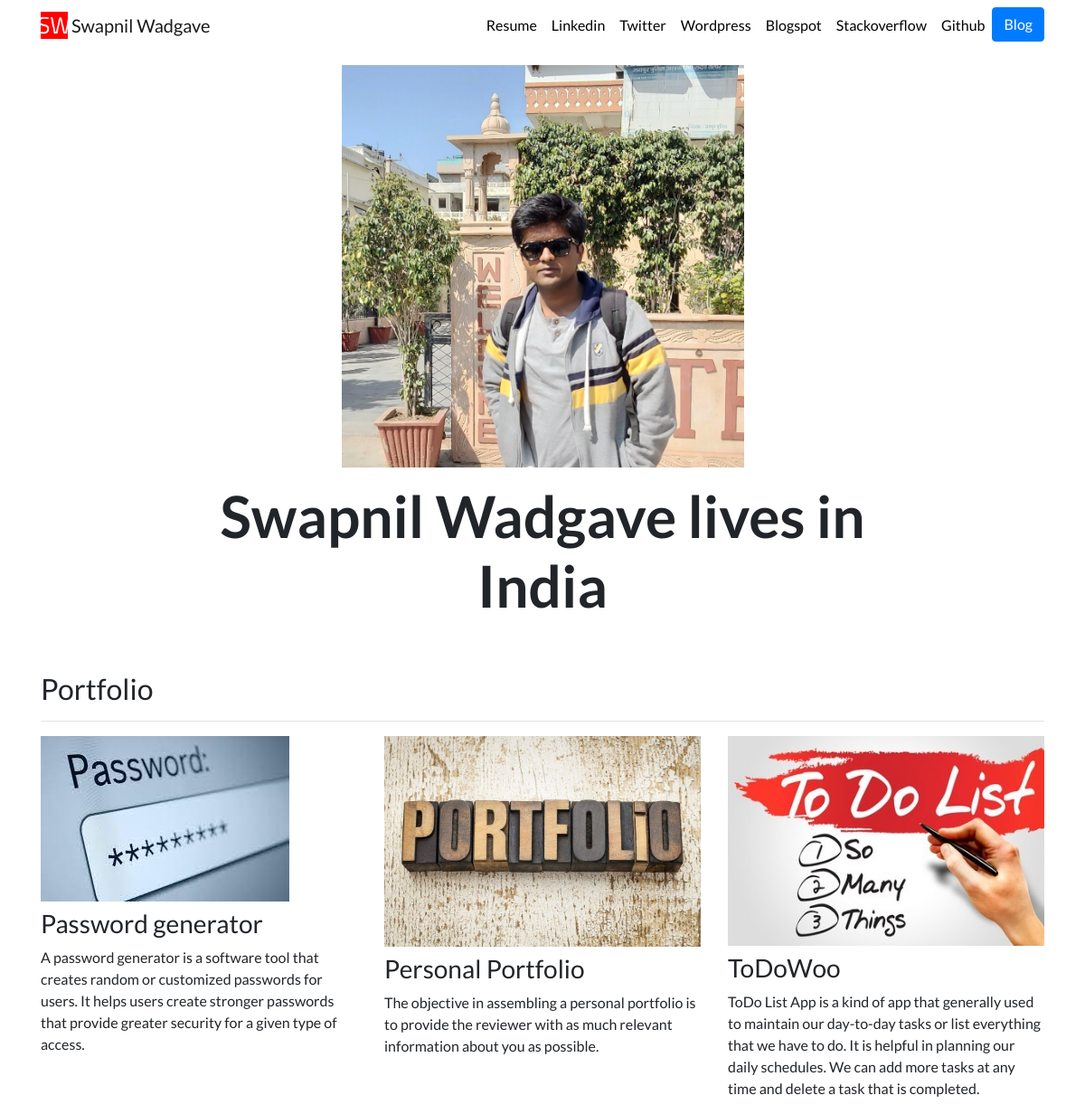
The page / on the database its author committed.
### portfolio/models.py (models this page shows, shortened)
class Project(models.Model):
    title = models.CharField(max_length=100)
    description = models.CharField(max_length=250)
    image = models.ImageField(upload_to='portfolio/images/')
    url = models.URLField(blank=True)

### portfolio/views.py (the view)
# urls.py: 2. Add a URL to urlpatterns:  path('', views.home, name='home')
def home(request):
    projects = Project.objects.all()
    return render(request, 'portfolio/home.html', {'projects':projects})

### portfolio/templates/portfolio/home.html
{% extends "portfolio/base.html" %}
{% load static %}
{% block content %}
<div class="row justify-content-center my-3">
  <div class="col-5">
    <img src="{% static 'portfolio/myphoto.jpg' %}" class="img-fluid">
  </div>
</div>
<div class="row justify-content-center mb-3">
  <div class="col-md-9 text-center">
    <h1 id="hometext" class="font-weight-bold">Swapnil Wadgave lives in India</h1>
  </div>
</div>
<h2 class="mt-5">Portfolio</h2>
<hr>
<div class="row">
  {% for project in projects %}
  <div class="col-lg-4 col-md-6">
    {% if project.url %}
    <a href="{{ project.url }}">
      <img src="{{ project.image.url }}" class="img-fluid mb-2">
    </a>
    {% else %}
    <img src="{{ project.image.url }}" class="img-fluid mb-2">
    {% endif %}
    <h3>{{ project.title }}</h3>
    <p>{{ project.description }}</p>
  </div>
  {% endfor %}
</div>
{% endblock %}

### portfolio/templates/portfolio/base.html (shortened to what this page needs)
{% load static %}
<!doctype html>
<html lang="en">
<head>
  <link rel="stylesheet" href="https://stackpath.bootstrapcdn.com/bootstrap/4.4.1/css/bootstrap.min.css">
  <link rel="stylesheet" href="{% static "portfolio/custom.css" %}">
</head>
<body>
  <nav id="topNav" class="navbar navbar-expand-md navbar-light">
    <div class="container">
      <a class="navbar-brand" href="{% url 'home' %}">
        <img src="{% static "portfolio/favicon.ico" %}" width="30" height="30" class="d-inline-block align-top" alt="Swapnil's logo">
        <span>Swapnil Wadgave</span>
      </a>
      <div class="collapse navbar-collapse text-center" id="navbarNav">
        <ul class="navbar-nav ml-auto">
          <li class="nav-item">
            <a class="nav-link" href="{% static "portfolio/resumeswapnil.pdf" %}">Resume</a>
          </li>
          <li class="nav-item">
            <a class="nav-link" href="https://www.linkedin.com/in/swapnilwadgave/" target="_blank">Linkedin</a>
          </li>
          <li class="nav-item">
            <a class="nav-link" href="https://twitter.com/swapnilwadgave8" target="_blank">Twitter</a>
          </li>
          <li class="nav-item">
            <a class="nav-link" href="https://swapnilwadgave.wordpress.com/" target="_blank">Wordpress</a>
          </li>
          <li class="nav-item">
            <a class="nav-link" href="http://swapnilwadgave.blogspot.com/" target="_blank">Blogspot</a>
          </li>
          <li class="nav-item">
            <a class="nav-link" href="https://stackoverflow.com/users/11699460/swapnil-wadgave" target="_blank">Stackoverflow</a>
          </li>
          <li class="nav-item">
            <a class="nav-link" href="https://github.com/swapnilwadgave" target="_blank">Github</a>
          </li>
          <li>
            <a role="button" href="{% url 'blog:all_blogs' %}" class="btn btn-primary">Blog</a>
          </li>
        </ul>
      </div>
    </div>
  </nav>
  <div class="container">
    {% block content %}{% endblock %}
  </div>
</body>
</html>

### portfolio/static/portfolio/custom.css (style rules this page uses)
.navbar-nav .nav-link { color: rgba(0,0,0,1) !important; }
body { font-family: 'Lato', sans-serif; }
@media (min-width: 992px) { #hometext { font-size: 4rem; } }

### rows shown on the page
Project: image (picture), title "Password generator", description "A password generator is a software tool that creates random or customized passwords for users. It helps users create stronger passwords that provide greater security for a given type of access."
Project: image (picture), title "Personal Portfolio", description "The objective in assembling a personal portfolio is to provide the reviewer with as much relevant information about you as possible."
Project: image (picture), title "ToDoWoo", description "ToDo List App is a kind of app that generally used to maintain our day-to-day tasks or list everything that we have to do. It is helpful in planning our daily schedules. We can add more tasks at any time and delete a task that is completed."
